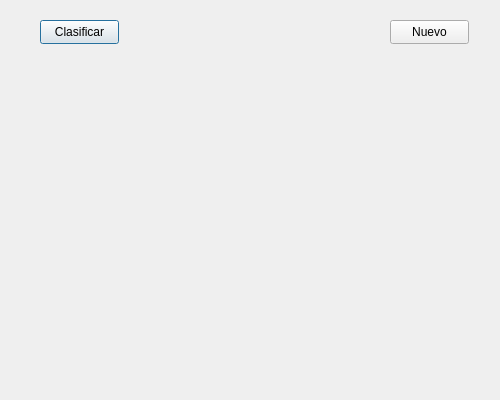
<?xml version="1.0" encoding="UTF-8"?>
<ui version="4.0">
 <class>dlgDemo13</class>
 <widget class="QDialog" name="dlgDemo13">
  <property name="geometry">
   <rect>
    <x>0</x>
    <y>0</y>
    <width>500</width>
    <height>400</height>
   </rect>
  </property>
  <property name="windowTitle">
   <string>Dibujar y Clasificar Digitos</string>
  </property>
  <widget class="QPushButton" name="btnClasificar">
   <property name="geometry">
    <rect>
     <x>40</x>
     <y>20</y>
     <width>79</width>
     <height>24</height>
    </rect>
   </property>
   <property name="text">
    <string>Clasificar</string>
   </property>
  </widget>
  <widget class="QPushButton" name="btnNuevo">
   <property name="geometry">
    <rect>
     <x>390</x>
     <y>20</y>
     <width>79</width>
     <height>24</height>
    </rect>
   </property>
   <property name="text">
    <string>Nuevo</string>
   </property>
  </widget>
  <widget class="QLabel" name="lblPrediccion">
   <property name="geometry">
    <rect>
     <x>320</x>
     <y>70</y>
     <width>160</width>
     <height>280</height>
    </rect>
   </property>
   <property name="font">
    <font>
     <pointsize>150</pointsize>
    </font>
   </property>
   <property name="text">
    <string/>
   </property>
  </widget>
  <widget class="QLabel" name="lblEntrada">
   <property name="geometry">
    <rect>
     <x>20</x>
     <y>70</y>
     <width>280</width>
     <height>280</height>
    </rect>
   </property>
   <property name="text">
    <string/>
   </property>
   <property name="scaledContents">
    <bool>true</bool>
   </property>
  </widget>
 </widget>
 <resources/>
 <connections/>
</ui>
